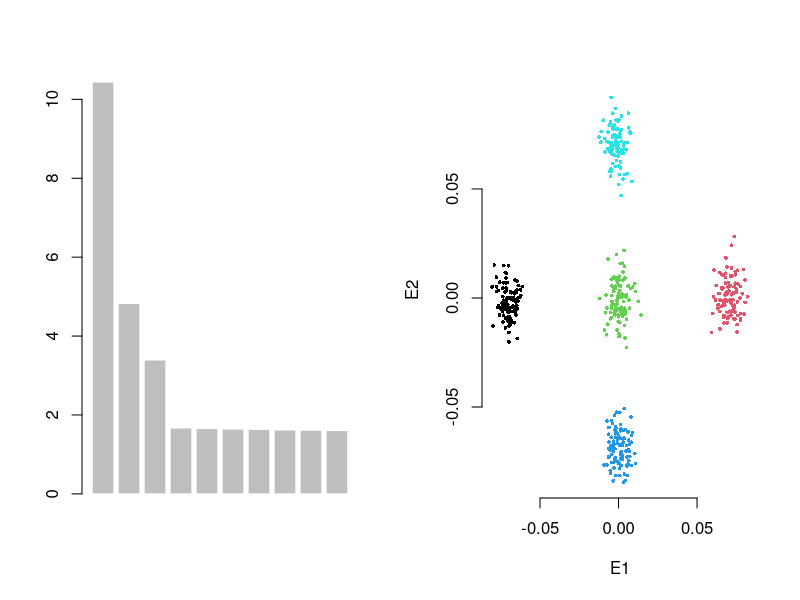

Here is the R script that generated this plot:
N=c(100, 100, 100, 100, 100) #N
COL=rep(c(1,2,3,4,5), N)

M=5000 #M
fst=c(0.05, 0.02) #Fst

FP=matrix(0, length(N), M)

P0=runif(M, 0.1, 0.9) #ancestry p0
FP[1,]=rbeta(M, P0*(1-fst[1])/fst[1], (1-P0)*(1-fst[1])/fst[1])
FP[2,]=rbeta(M, P0*(1-fst[1])/fst[1], (1-P0)*(1-fst[1])/fst[1])

P1=(FP[1,]+FP[2,])*0.5
FP[3,]=P1
FP[4,]=rbeta(M, P1*(1-fst[2])/fst[2], (1-P1)*(1-fst[2])/fst[2])
FP[5,]=rbeta(M, P1*(1-fst[2])/fst[2], (1-P1)*(1-fst[2])/fst[2])

G=matrix(0, sum(N), M)
cnt=1
for(i in 1:length(N)) {
  for(j in 1:N[i]) {
    G[cnt,]=rbinom(M, 2, FP[i,])
    cnt=cnt+1
  }
}
sprintf("Fst1=%f, Fst2=%f", fst[1], fst[2])
sprintf("%d ind, %d marker",dim(G)[1], dim(G)[2])
Gs=apply(G, 2, scale)
GG=Gs %*% t(Gs)/M
EigenG=eigen(GG)
layout(matrix(1:2, 1, 2))
barplot(EigenG$values[1:10], border = F)
plot(EigenG$vectors[,1], EigenG$vectors[,2], bty='n', col=COL, pch=16, cex=0.5, xlab="E1", ylab="E2")
